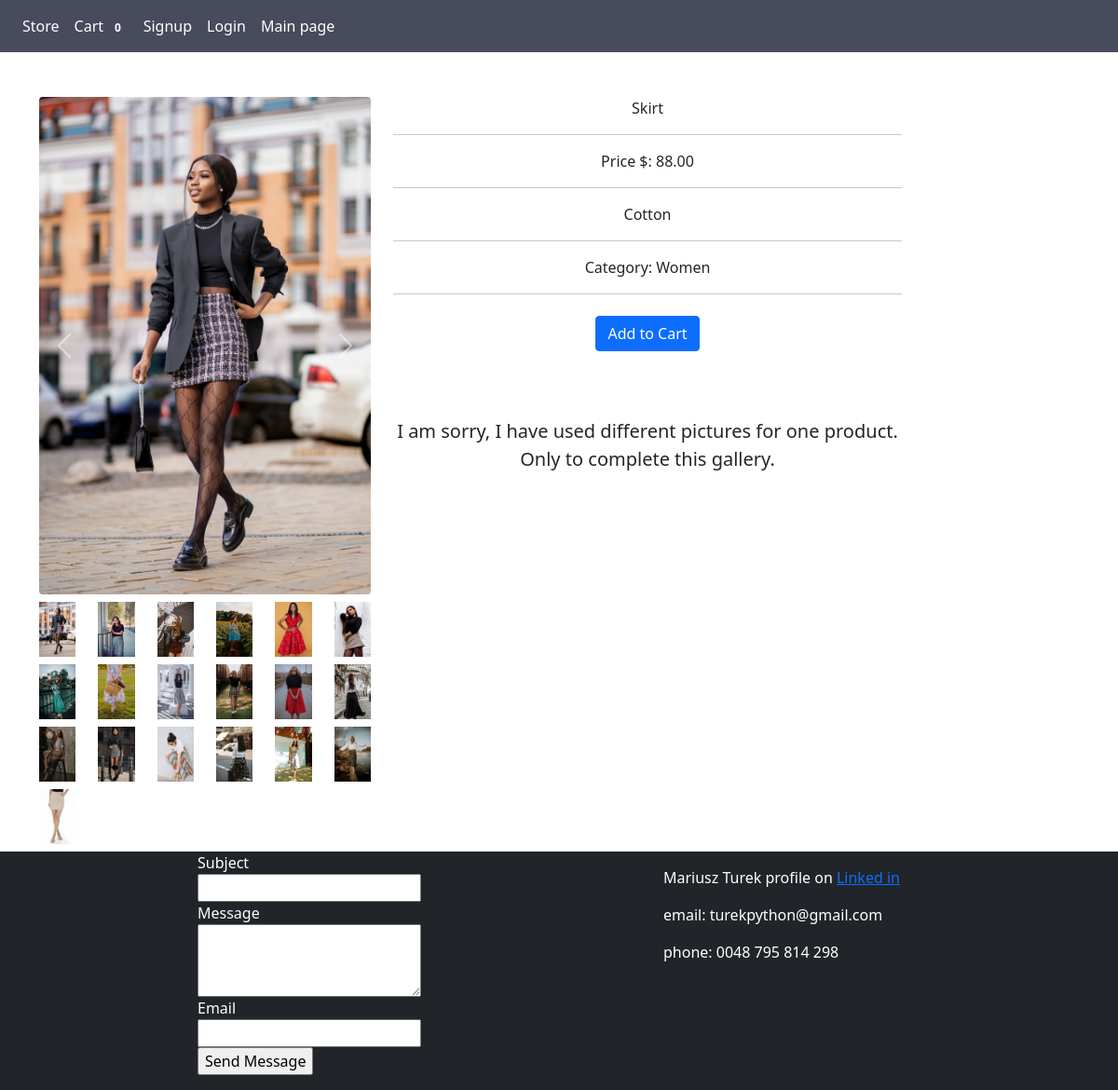
Page /product/9 on the committed database.
### web/models.py (models this page shows, shortened)
class ImageProduct(models.Model):
    product = models.ForeignKey(Product, on_delete=models.CASCADE, blank=True, null=True)
    image = models.ImageField(null=True, blank=False)

class Product(models.Model):
    name = models.CharField(max_length=200, blank=False)
    price = models.IntegerField(default=0, blank=False)
    category = models.ForeignKey(Category, on_delete=models.CASCADE)
    description = models.TextField(max_length=600, blank=False)
    image = models.ImageField(null=True)

class Category(models.Model):
    class Meta:
        verbose_name_plural = "Categories"
    name = models.CharField(max_length=200, blank=False)
    def __str__(self):
        return self.name

### web/views.py (the view)
# urls.py: path('product/<int:id>', views.product_detail, name="detail"),
def product_detail(request, id):
    obj = get_object_or_404(Product, id=id)
    context = {
       "product" : obj
    }
    return render(request, 'product_detail.html', context)

### web/templates/product_detail.html (shortened to what this page needs)
{% extends 'base.html' %}
{% load static %}
{% load cart %}
{% block content %}
<body>
<div class="container mt-5" id="product-detail">
    <div class="row">
        <div class="col-12 col-md-6 col-lg-4">
            <div>
                <div id="carouselExampleControls" class="carousel slide" data-bs-ride="carousel">
                    <a href="" data-bs-toggle="modal" data-bs-target="#exampleModal{{product.pk}}">
                        <div class="carousel-inner">
                            {% for image in product.imageproduct_set.all %}
                                <div class="carousel-item {% if forloop.first %} active {% endif %}">
                                    <img src="{{ image.image.url }}" class="rounded d-block img-fluid mx-auto" height="600"  data-bs-target="#carouselExampleControls1" data-bs-slide-to="{{ forloop.counter0 }}"  alt="...">
                                </div>
                            {% endfor %}
                        </div>
                    </a>
                    <button class="carousel-control-prev" type="button" data-bs-target="#carouselExampleControls" data-bs-slide="prev">
                        <span class="carousel-control-prev-icon" aria-hidden="true"></span>
                    </button>
                    <button class="carousel-control-next" type="button" data-bs-target="#carouselExampleControls" data-bs-slide="next">
                        <span class="carousel-control-next-icon" aria-hidden="true"></span>
                    </button>
                </div>
            </div>
            <div class="row" >
                <div class="col">
                    <div class="row row-cols-6 mb-2">
                        {% for image in product.imageproduct_set.all %}
                            <img src="{{ image.image.url }}" class="rounded img-fluid mt-2" data-bs-target="#carouselExampleControls" data-bs-slide-to="{{ forloop.counter0 }}">
                        {% endfor %}
                    </div>
                </div>
            </div>
        </div>
        <div class="col-12 col-md-6">
            <p class="text-center">{{product.name}}</p>
            <hr>
            <p class="text-center">Price $: {{product.price}}.00</p>
            <hr>
            <p class="text-center">{{product.description}}</p>
            <hr>
            <p class="text-center">Category: {{product.category}}</p>
            <hr>
            <div class="raw ">
                <div class="col-8 offset-2">
                    <div class="row justify-content-center">
                        {% if product|is_in_cart:request.session.cart %}
                        <form action="{% url 'store' %}" method="post" class="col-1">
                            {% csrf_token %}
                            <input hidden type="text" value="{{product.id}}" name="product">
                            <input hidden type="text" value="True" name="remove">
                        <input type="submit" value="-" class="btn btn-dark ">
                        </form>
                        <div class=" ms-4 text-center mt-2 text-dark col-6">{{ product|cart_quantity:request.session.cart }} in Cart</div>
                        <form action="{% url 'store' %}" method="post" class="col-1">
                            {% csrf_token %}
                            <input hidden type="text" value="{{product.id}}" name="product">
                        <input type="submit" value="+" class="btn btn-dark ">
                        </form>
                        {% else %}
                        <form method="post" action="{% url 'store' %}" class="btn btn-block">
                            <input type="submit" class="btn btn-primary" value="Add to Cart">
                        </form>
                        {% endif %}
                    </div>
                </div>
            </div>
            <p class="fs-5 text text-center mt-5">I am sorry, I have used different pictures for one product. Only to complete this gallery.</p>
        </div>
    </div>
</div>
{% endblock content %}

### web/static/web/style.css (style rules this page uses)
#product-detail { min-height: 600px; }

### rows in the picture
ImageProduct: image (picture)
ImageProduct: image (picture)
ImageProduct: image (picture)
ImageProduct: image (picture)
ImageProduct: image (picture)
ImageProduct: image (picture)
ImageProduct: image (picture)
ImageProduct: image (picture)
ImageProduct: image (picture)
ImageProduct: image (picture)
ImageProduct: image (picture)
ImageProduct: image (picture)
ImageProduct: image (picture)
ImageProduct: image (picture)
ImageProduct: image (picture)
ImageProduct: image (picture)
ImageProduct: image (picture)
ImageProduct: image (picture)
ImageProduct: image (picture)
Product: name "Skirt", price "88", description "Cotton", category "Women"

### other values in the picture
{{ request.session.cart.keys|length }} "0"
